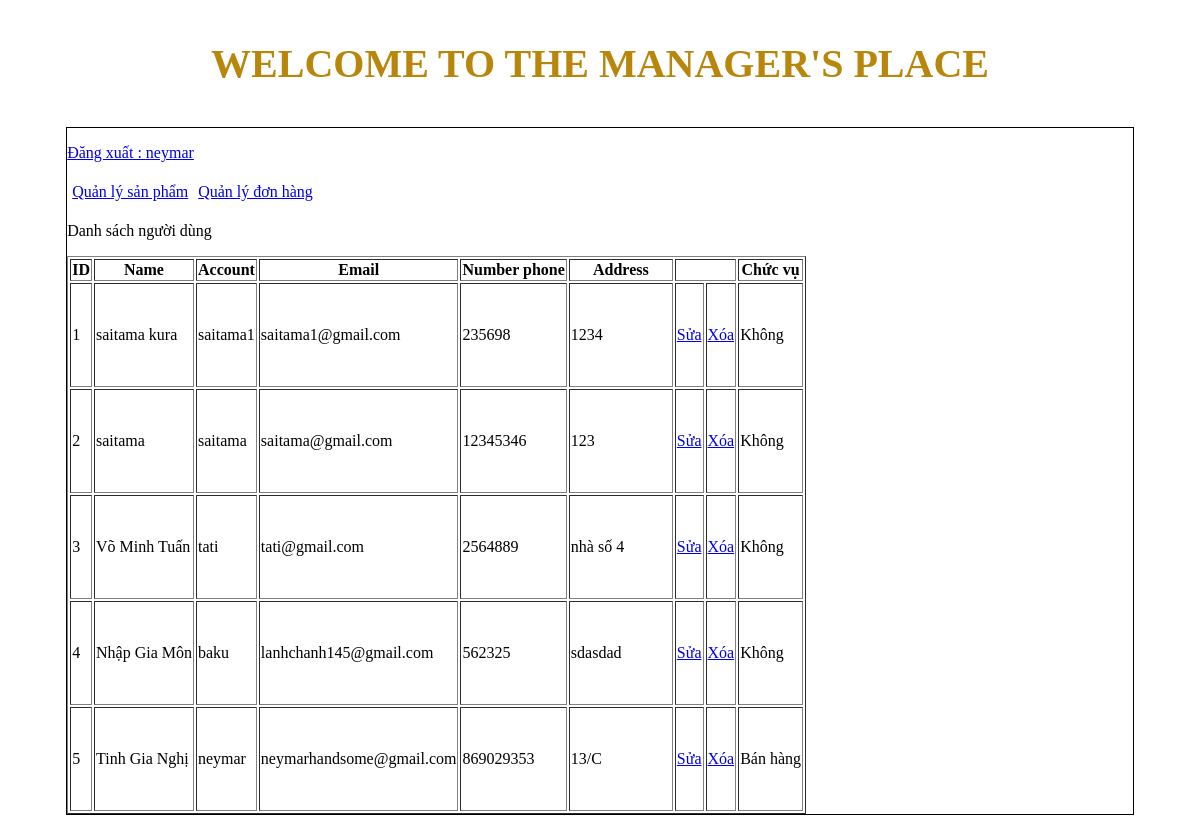
Screenshot of /admincp/index.php?action=quanlynguoidung&query=them (signed in) with the database file from the repository.
### tables this page shows
CREATE TABLE `tbl_dangky` (
  `id_khachhang` int(11) NOT NULL,
  `hovaten` varchar(250) NOT NULL,
  `taikhoan` varchar(100) NOT NULL,
  `matkhau` varchar(100) NOT NULL,
  `sodienthoai` int(11) NOT NULL,
  `email` varchar(100) NOT NULL,
  `diachi` text NOT NULL,
  `chucvu` int(11) NOT NULL
);

### admincp/modules/quanlynguoidung/lietke.php (the view)
<?php
    $sql_lietke_nguoidung="SELECT * FROM tbl_dangky ORDER BY id_khachhang DESC";
    $result_lietke_nguoidung= mysqli_query($connect,$sql_lietke_nguoidung);
?>
<p>Danh sách người dùng</p>
<table border="1">
    <tr>
        <th>ID</th>
        <th>Name </th>
        <th>Account</th>
        <th>Email</th>
        <th>Number phone</th>
        <th>Address</th>
        <th colspan="2"></th>
        <th>Chức vụ</th>
    </tr>
        <?php
            $i=0;
            while($row=mysqli_fetch_array($result_lietke_nguoidung)){
            $i++;
        ?>
    <tr>
        <td style="height:100px;"> <?php echo $i ?></td>
        <td> <?php echo $row ['hovaten']?></td>
        <td> <?php echo $row ['taikhoan']?></td>
        <td> <?php echo $row ['email']?></td>
        <td> <?php echo $row ['sodienthoai']?></td>
        <td style="width:100px;"> <?php echo $row ['diachi']?></td>
        <td>
                <a href="?action=quanlynguoidung&query=sua&idnguoidung=<?php echo $row['id_khachhang'] ?>"> Sửa </a>
        </td>
        <td>
                <a href="modules/quanlynguoidung/xuly.php?idnguoidung=<?php echo $row['id_khachhang']?>">Xóa</a>
        </td>
        <td><?php if($row['chucvu']==1){
            echo "Bán hàng";
     }else{
            echo "Không";
     }?>
     </td>
    </tr>
        <?php
            }
        ?>
</table>

### rows the page displays
tbl_dangky: hovaten "saitama kura", taikhoan "saitama1", email "saitama1@gmail.com", sodienthoai "235698", diachi "1234", chucvu "Không"
tbl_dangky: hovaten "saitama", taikhoan "saitama", email "saitama@gmail.com", sodienthoai "12345346", diachi "123", chucvu "Không"
tbl_dangky: hovaten "Võ Minh Tuấn", taikhoan "tati", email "tati@gmail.com", sodienthoai "2564889", diachi "nhà số 4", chucvu "Không"
tbl_dangky: hovaten "Nhập Gia Môn", taikhoan "baku", email "lanhchanh145@gmail.com", sodienthoai "562325", diachi "sdasdad", chucvu "Không"
tbl_dangky: hovaten "Tinh Gia Nghị", taikhoan "neymar", email "neymarhandsome@gmail.com", sodienthoai "869029353", diachi "13/C", chucvu "Bán hàng"

### other values shown
$_SESSION['dangnhap'] "neymar"
